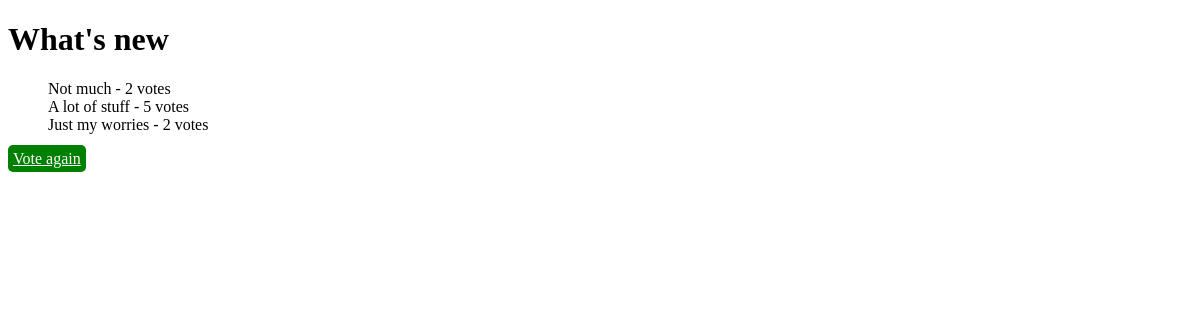
The page /polls/2/results/ on the database as committed earlier.
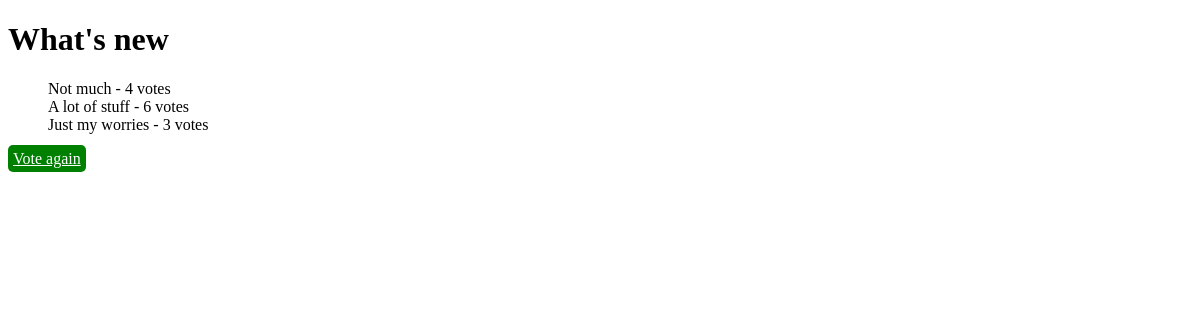
The same page on the database as committed later.
### polls_app/models.py (models this page shows, shortened)
class Choice(models.Model):
    question = models.ForeignKey(Question, on_delete=models.CASCADE)
    choice_text = models.CharField(max_length=200)
    votes = models.IntegerField(default=0)

### polls_app/views.py (the view)
# urls.py: path("<int:pk>/results/", views.ResultsView.as_view(), name="results"),
class ResultsView(generic.DetailView):
    model = Question
    template_name ="polls_app/results.html"

### polls_app/templates/polls_app/results.html
{% extends "polls_app/layout/base.html" %}
{% block content %}
<h1>{{ question.question_text }}</h1>
<ul>
  {% for choice in question.choice_set.all %}
  <li>
    {{ choice.choice_text }} - {{ choice.votes }} vote{{ choice.votes| pluralize }}
  </li>
  {% endfor %}
</ul>
<a href="{%  url 'polls_app:details' question.id %}" class="btn"> Vote again </a>
{% endblock %}

Rows that differ between the two databases and show on the page:
changed Choice "Not much": votes "2" → "4"
changed Choice "A lot of stuff": votes "5" → "6"
changed Choice "Just my worries": votes "2" → "3"
